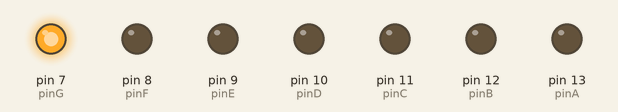
Recording of a sketch running on a simulated Arduino Uno, built with avr-gcc and run on an emulated ATmega328P. On the bench: output pins drawn as LEDs (lit = HIGH).

Above: at 0.5 s.
At 2.5 s:
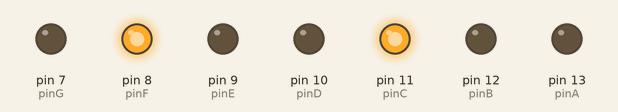
At 3.5 s:
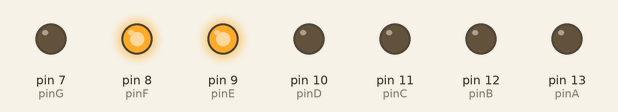
At 5.5 s:
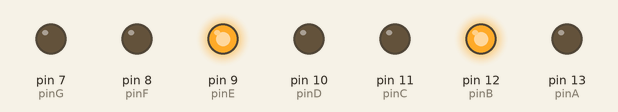
At 8.5 s:
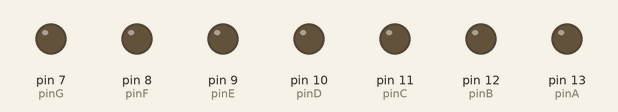
At 11.5 s:
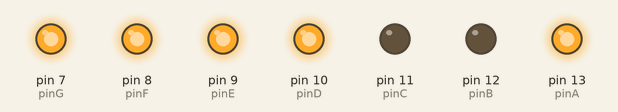
Timing chart, 0 to 13.0 s (numbered marks = the images above):
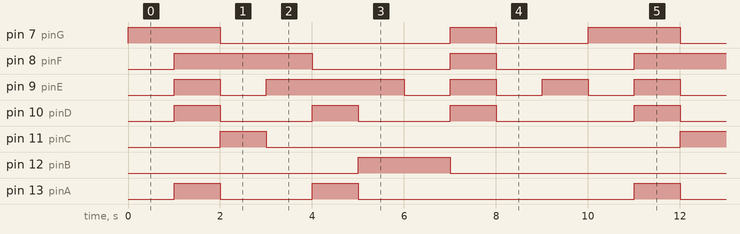

The sketch:

seven_segment_tanpa_library.ino
```cpp
const byte pinA = 13, pinB = 12, pinC = 11, pinD = 10, pinE = 9, pinF = 8, pinG = 7;
short t = 1000;

void setup() {
    pinMode (pinA,OUTPUT);
    pinMode (pinB,OUTPUT);
    pinMode (pinC,OUTPUT);
    pinMode (pinD,OUTPUT);
    pinMode (pinE,OUTPUT);
    pinMode (pinF,OUTPUT);
    pinMode (pinG,OUTPUT);

}

void loop() {
    digitalWrite (pinA, 0);
    digitalWrite (pinB, 0);
    digitalWrite (pinC, 0);
    digitalWrite (pinD, 0);
    digitalWrite (pinE, 0);
    digitalWrite (pinF, 0);
    digitalWrite (pinG, 1);
    delay (t);

    //1
    digitalWrite (pinA, 1);
    digitalWrite (pinB, 0);
    digitalWrite (pinC, 0);
    digitalWrite (pinD, 1);
    digitalWrite (pinE, 1);
    digitalWrite (pinF, 1);
    digitalWrite (pinG, 1);
    delay (t);

    //2
    digitalWrite (pinA, 0);
    digitalWrite (pinB, 0);
    digitalWrite (pinC, 1);
    digitalWrite (pinD, 0);
    digitalWrite (pinE, 0);
    digitalWrite (pinF, 1);
    digitalWrite (pinG, 0);
    delay (t);

     //3
    digitalWrite (pinA, 0);
    digitalWrite (pinB, 0);
    digitalWrite (pinC, 0);
    digitalWrite (pinD, 0);
    digitalWrite (pinE, 1);
    digitalWrite (pinF, 1);
    digitalWrite (pinG, 0);
    delay (t);

     //4
    digitalWrite (pinA, 1);
    digitalWrite (pinB, 0);
    digitalWrite (pinC, 0);
    digitalWrite (pinD, 1);
    digitalWrite (pinE, 1);
    digitalWrite (pinF, 0);
    digitalWrite (pinG, 0);
    delay (t);

     //5
    digitalWrite (pinA, 0);
    digitalWrite (pinB, 1);
    digitalWrite (pinC, 0);
    digitalWrite (pinD, 0);
    digitalWrite (pinE, 1);
    digitalWrite (pinF, 0);
    digitalWrite (pinG, 0);
    delay (t);

     //6
    digitalWrite (pinA, 0);
    digitalWrite (pinB, 1);
    digitalWrite (pinC, 0);
    digitalWrite (pinD, 0);
    digitalWrite (pinE, 0);
    digitalWrite (pinF, 0);
    digitalWrite (pinG, 0);
    delay (t);

     //7
    digitalWrite (pinA, 0);
    digitalWrite (pinB, 0);
    digitalWrite (pinC, 0);
    digitalWrite (pinD, 1);
    digitalWrite (pinE, 1);
    digitalWrite (pinF, 1);
    digitalWrite (pinG, 1);
    delay (t);

     //8
    digitalWrite (pinA, 0);
    digitalWrite (pinB, 0);
    digitalWrite (pinC, 0);
    digitalWrite (pinD, 0);
    digitalWrite (pinE, 0);
    digitalWrite (pinF, 0);
    digitalWrite (pinG, 0);
    delay (t);

     //9
    digitalWrite (pinA, 0);
    digitalWrite (pinB, 0);
    digitalWrite (pinC, 0);
    digitalWrite (pinD, 0);
    digitalWrite (pinE, 1);
    digitalWrite (pinF, 0);
    digitalWrite (pinG, 0);
    delay (t);


}
```

Measured:
- by itself, pin 7 (pinG): repeats every 10.0 s: LOW 5.0 s, HIGH 1.0 s, LOW 2.0 s, HIGH 2.0 s
- by itself, pin 8 (pinF): repeats every 10.0 s: LOW 3.0 s, HIGH 1.0 s, LOW 3.0 s, HIGH 3.0 s
- by itself, pin 9 (pinE): repeats every 10.0 s: LOW 1.0 s, HIGH 3.0 s, 3 × (LOW 1.0 s, HIGH 1.0 s)
- by itself, pin 10 (pinD): repeats every 10.0 s: 2 × (LOW 2.0 s, HIGH 1.0 s), LOW 3.0 s, HIGH 1.0 s
- by itself, pin 11 (pinC): alternates HIGH for 1.0 s and LOW for 9.0 s
- by itself, pin 12 (pinB): alternates HIGH for 2.0 s and LOW for 8.0 s
- by itself, pin 13 (pinA): repeats every 10.0 s: LOW 2.0 s, HIGH 1.0 s, LOW 6.0 s, HIGH 1.0 s
